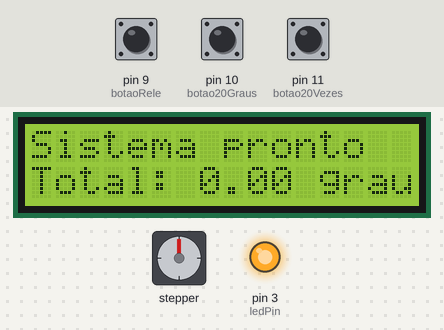
The sketch below on a simulated Arduino Uno, built with avr-gcc and run on an emulated ATmega328P. Shown: stepper motor, 16×2 character LCD, output pins drawn as LEDs (lit = HIGH). Wiring (inferred from the names in the program): stepper motor driver (1600 steps per turn assumed): step pin 5; direction pin 2; enable pin 8. The inputs (shaded band) are chosen by the test bench; at power-on: pin 11 (botao20Vezes) HIGH, pin 9 (botaoRele) HIGH, pin 10 (botao20Graus) HIGH. Pins used as bus, display or sensor lines are not drawn; what the sketch prints to the serial monitor is not drawn.

Above: at 1.3 s.
1.4 s: pin 11 (botao20Vezes) pulled LOW for 0.15 s
At 3.2 s:
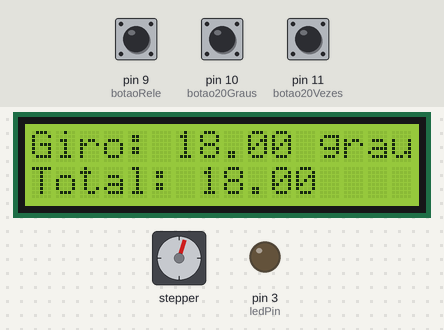
At 3.9 s:
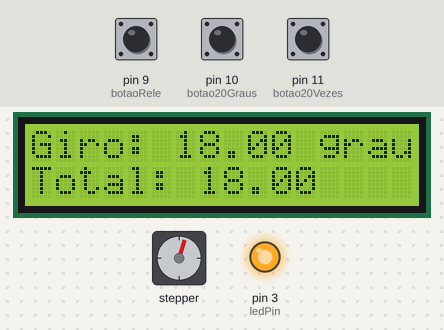
Timing chart, 0 to 23.3 s (numbered marks = the images above; inputs shaded):
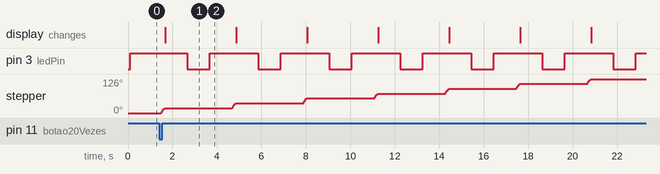

The sketch:

feira_das_profissoes.ino
```cpp
//=================> Hardware
//================= ENA-    --> GND Arduino
//================= ENA+    --> Pino 8 Arduino
//================= DIR-    --> GND Arduino
//================= DIR+    --> Pino 2 Arduino
//================= PUL-    --> GND Arduino
//================= PUL+    --> Pino 5 Arduino
//================= GND     --> GND da Fonte Externa
//================= VCC     --> Fonte Externa
//
//=================> Botões
//================= Botão Relé          --> Pino 9
//================= Botão 20 graus      --> Pino 10
//================= Botão 20 posições   --> Pino 11
//================= Outro terminal dos botões --> GND


//=================> Declarações
#include <Wire.h>
#include <LiquidCrystal_I2C.h>

LiquidCrystal_I2C lcd(0x27, 16, 2);

const int stepPin = 5;
const int dirPin = 2;
const int enPin = 8;
const int ledPin = 3;

// Botões
const int botaoRele = 9;
const int botao20Graus = 10;
const int botao20Vezes = 11;

const int stepsPerRevolution = 1600;
const float grausPorRevolucao = 360.0;

float grausAcumulados = 0.0;

const int delayPasso = 1000;


//=================> SETUP

void setup() {
  //LCD
  lcd.init();
  lcd.backlight();

  lcd.clear();
  lcd.setCursor(0, 0);
  lcd.print("Sistema pronto");

  lcd.setCursor(0, 1);
  lcd.print("Total: 0.00 graus");
//LCD


  pinMode(stepPin, OUTPUT);
  pinMode(dirPin, OUTPUT);
  pinMode(enPin, OUTPUT);
  pinMode(ledPin, OUTPUT);

  // Botões usando resistor interno do Arduino
  pinMode(botaoRele, INPUT_PULLUP);
  pinMode(botao20Graus, INPUT_PULLUP);
  pinMode(botao20Vezes, INPUT_PULLUP);

  // Habilita o driver
  digitalWrite(enPin, LOW);

  // Relé inicialmente desligado
  digitalWrite(ledPin, HIGH);

  Serial.begin(9600);

  Serial.println("Sistema pronto.");
  Serial.println("Botoes:");
  Serial.println("Botao 1 = Liga rele");
  Serial.println("Botao 2 = Gira 20 graus");
  Serial.println("Botao 3 = Executa 20 movimentos de 18 graus");
}


//=================> GIRAR GRAUS

void girarGraus(float graus) {

  if (graus <= 0 || (grausAcumulados + graus) > grausPorRevolucao) {

    Serial.println("Movimento invalido, excede 360 graus ou e zero.");

    return;
  }

  int passos = (int)((graus / grausPorRevolucao) * stepsPerRevolution);

  Serial.print("Girando ");
  Serial.print(graus, 2);
  Serial.println(" graus.");

  digitalWrite(dirPin, HIGH);

  for (int x = 0; x < passos; x++) {

    digitalWrite(stepPin, HIGH);
    delayMicroseconds(delayPasso);

    digitalWrite(stepPin, LOW);
    delayMicroseconds(delayPasso);
  }

  grausAcumulados += graus;

  lcd.clear();

  lcd.setCursor(0, 0);
  lcd.print("Giro: ");
  lcd.print(graus, 2);
  lcd.print(" graus");

  lcd.setCursor(0, 1);
  lcd.print("Total: ");
  lcd.print(grausAcumulados, 2);

  Serial.print("Total girado: ");
  Serial.print(grausAcumulados, 2);
  Serial.println(" graus.");

  if (abs(grausAcumulados - 360.0) < 0.01) {

    grausAcumulados = 0.0;

    Serial.println("Total de graus igual a 360. Contador zerado!");
  }
}


//=================> GIRAR 20 VEZES

void girar20Vezes() {

  grausAcumulados = 0.0;

  Serial.println("Iniciando sequencia de 20 posicoes de 18 graus.");

  for (int i = 0; i < 20; i++) {

    Serial.print("Posicao ");
    Serial.print(i + 1);
    Serial.println(" de 20");

    girarGraus(18.0);

    delay(1000);
    disparaFonte();
    delay(1000);
  }

  grausAcumulados = 0.0;

  Serial.println("Sequencia concluida: 20 posicoes / 360 graus.");
}


//=================> ACIONAR RELÉ

void disparaFonte() {

  digitalWrite(ledPin, LOW);

  Serial.println("Rele ligado.");

  delay(1000);

  digitalWrite(ledPin, HIGH);

  Serial.println("Rele desligado.");
}


//=================> VOLTA COMPLETA

void girandoVolta() {

  grausAcumulados = 0.0;

  for (int i = 0; i < 200; i++) {

    girarGraus(1.8);
  }
}


//=================> RESET CONTADOR

void reiniciarContador() {

  grausAcumulados = 0.0;

  Serial.println("Contador de graus zerado!");

  Serial.print("Total girado: ");
  Serial.print(grausAcumulados, 2);
  Serial.println(" graus.");
}


//=================> LOOP

void loop() {

  //==================================================
  // BOTAO 1 - LIGA O RELE
  //==================================================

  if (digitalRead(botaoRele) == LOW) {

    // Evita acionamentos repetidos enquanto o botao estiver pressionado
    delay(50);

    if (digitalRead(botaoRele) == LOW) {

      disparaFonte();

      // Espera o botao ser solto
      while (digitalRead(botaoRele) == LOW) {
        delay(10);
      }
    }
  }


  //==================================================
  // BOTAO 2 - GIRA 20 GRAUS
  //==================================================

  if (digitalRead(botao20Graus) == LOW) {

    delay(50);

    if (digitalRead(botao20Graus) == LOW) {

      girarGraus(20.0);

      // Espera o botao ser solto
      while (digitalRead(botao20Graus) == LOW) {
        delay(10);
      }
    }
  }


  //==================================================
  // BOTAO 3 - EXECUTA 20 POSICOES
  //==================================================

  if (digitalRead(botao20Vezes) == LOW) {

    delay(50);

    if (digitalRead(botao20Vezes) == LOW) {

      girar20Vezes();

      // Espera o botao ser solto
      while (digitalRead(botao20Vezes) == LOW) {
        delay(10);
      }
    }
  }


  //==================================================
  // COMANDOS PELO SERIAL
  //==================================================

  if (Serial.available()) {

    String comando = Serial.readStringUntil('\n');

    comando.trim();

    if (comando == "1") {

      while (Serial.available() == 0);

      float graus = Serial.readStringUntil('\n').toFloat();

      girarGraus(graus);

    }

    else if (comando == "2") {

      disparaFonte();

    }

    else if (comando == "3") {

      girandoVolta();

    }

    else if (comando == "4") {

      reiniciarContador();

    }

    else if (comando == "5") {

      girar20Vezes();

    }

    else {

      Serial.println("Comando invalido.");
    }
  }
}
```

Measured:
- after the input at 1.4 s, pin 3 (ledPin): alternates HIGH for 2.2 s and LOW for 1.0 s, starting after 1.3 s; stepper: turns 18° clockwise in 0.16 s, repeating every 3.2 s; the display: changes after 0.27 s (image 1)
